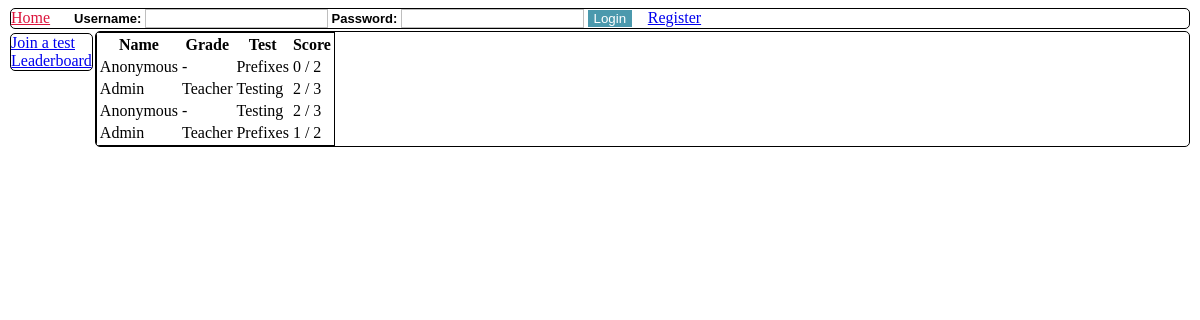
The app's page /leaderboard with its own data.
### orm.py (models this page shows)
class BaseModel(Model):
    class Meta:
        database = db

class Record(BaseModel):
    name = TextField()
    score = IntegerField()
    test = ForeignKeyField(Test, backref="done")
    user = ForeignKeyField(User, backref="records")

class User(BaseModel):
    username = TextField()
    username.unique = True
    name = TextField()
    grade = TextField()
    password = TextField()

class Test(BaseModel):
    name = TextField()

### app.py (the view)
@app.route("/leaderboard")
def page_leaderboard():
    with db.atomic():
        model = Record.select()
    return render_template("p_leaderboard.html", model=model, len=len)

### app.py (called while the page is built)
@app.before_request
def before_request():
    db.connect()

@app.after_request
def after_request(response):
    db.close()
    return response

### templates/p_leaderboard.html
{% extends "t_base.html" %}
{% block content %}
    <table>
        <tr>
            <th> Name </th>
            <th> Grade</th>
            <th> Test </th>
            <th> Score </th>
        </tr>
        {% for i in model %}
        <tr>
            <td>{{ i.user.name }}</td>
            <td>{{ i.user.grade }}</td>
            <td>{{ i.test.name }}</td>
            <td>{{ i.score }} / {{ len(i.test.questions) }}</td>
        </tr>
        {% endfor %}
    </table>
{% endblock %}

### templates/t_base.html (shortened to what this page needs)
<!DOCTYPE html>
<html lang="en">
<head>
    {% block head %}
        <link rel="stylesheet" href="{{ url_for('static', filename='style.css') }}"/>
        <link rel="stylesheet" href="{{ url_for('static', filename='jqui/jquery-ui.min.css') }}"/>
    {% endblock %}
</head>
<body>
<div id="header" class="bordered">
    {% block header %}
        <a href="{{ url_for('page_home') }}" id="logo" class="left">Home</a>
        <span id="header-right">
        {% if 'user' in session %}
            <span>You are {{ session['user'] }}</span>
            {% if session['user'] == 'admin' %}
                <a href="{{ url_for('page_admin_tests') }}">Edit tests</a>
            {% endif %}
            <a href="{{ url_for('action_logout') }}"> Logout </a>
        {% else %}
            <form action="{{ url_for('action_login') }}" style="display: inline" class=form-style-1  method="post">
                <label for="user">Username: </label><input type="text" id="user" name="user">
                <label for="password">Password: </label><input type="password" id="password" name="password">
            <input type="submit" value="Login">
            </form>
            <a href="{{ url_for("page_register") }}">Register</a>
        {% endif %}
        </span>
    {% endblock %}
</div>
<div id="sidebar" class="bordered">
    {% block sidebar %}
        <ul>
            <li><a href="{{ url_for('page_take_test') }}"> Join a test </a></li>
            <li><a href="{{ url_for('page_leaderboard') }}"> Leaderboard </a></li>
        </ul>
    {% endblock %}
</div>
<div id="content" class="bordered">
    {% block content %}
    {% endblock %}
</div>
</body>
</html>

### static/style.css (style rules this page uses)
.bordered { border-style: solid; border-width: 1px; border-radius: 5px; margin: 2px; overflow: auto; }
#header { float: top; line-height: normal; }
#sidebar { float: left; }
#header > a#logo { color: crimson; }
#sidebar > ul { margin: 0; padding: 0; }
table { border: solid black 1px; }

### records on screen
Record: user.name "Anonymous", user.grade "-", test.name "Prefixes", score "0"
Test: id "2"
Record: user.name "Admin", user.grade "Teacher", test.name "Testing", score "2", test "3"
Record: user.name "Anonymous", user.grade "-", test.name "Testing", score "2", id "3"
Record: user.name "Admin", user.grade "Teacher", test.name "Prefixes", score "1"
